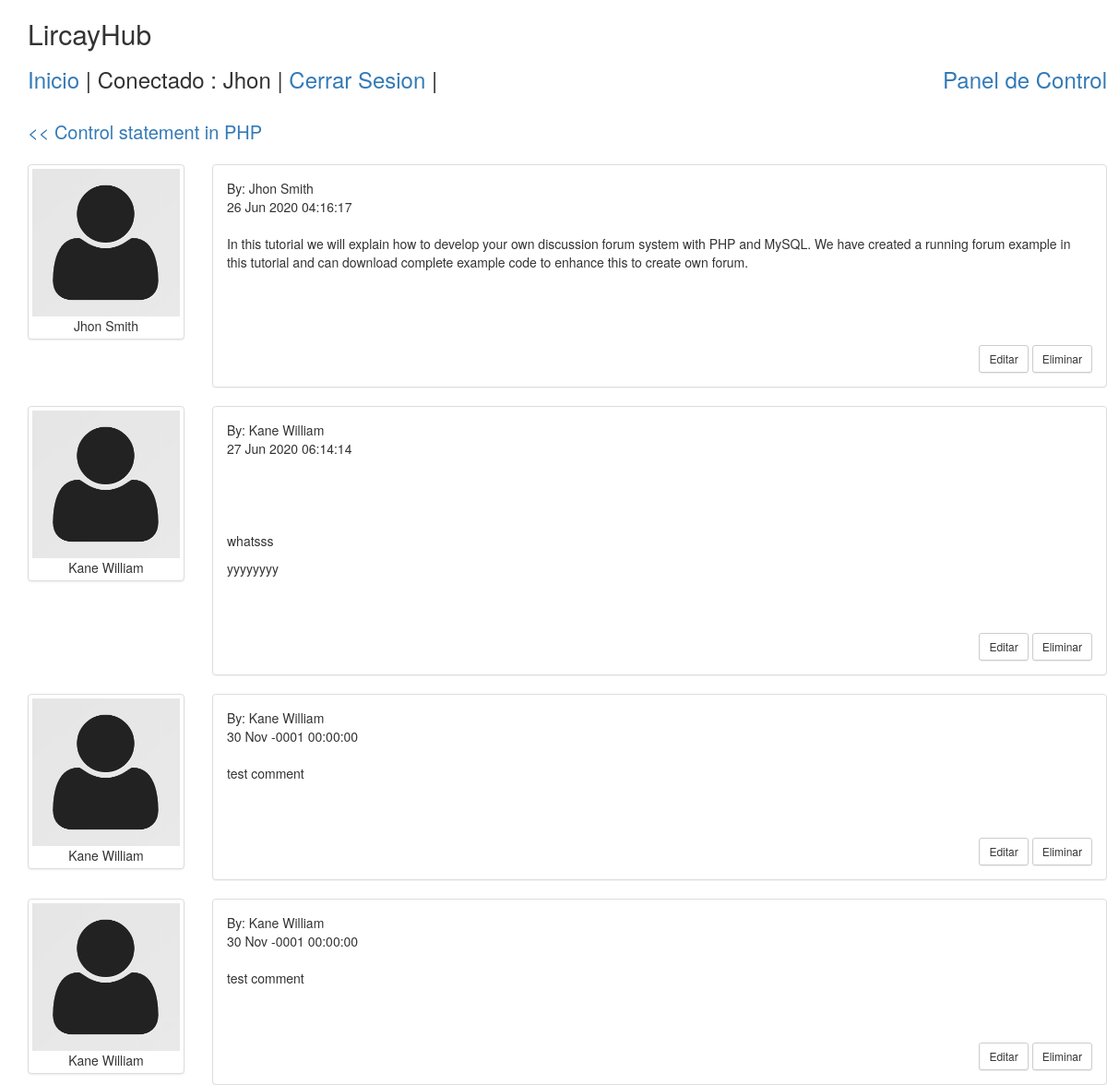
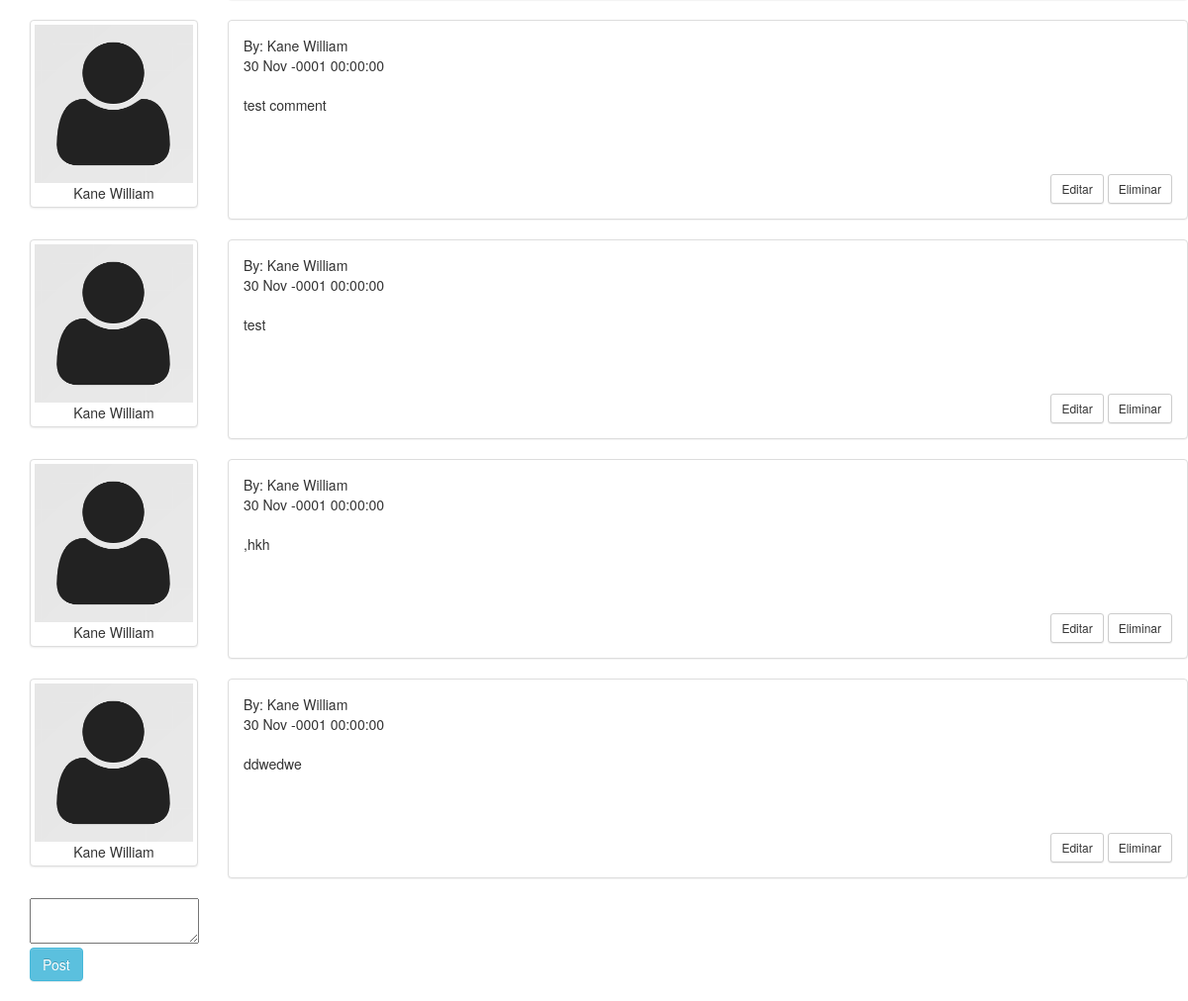
The page /post.php?topic_id=2 (signed in) on the database its author committed (2 pictures, top to bottom).
### tables this page shows
CREATE TABLE `forum_topics` (
  `topic_id` int(11) NOT NULL,
  `subject` varchar(255) NOT NULL,
  `category_id` int(11) NOT NULL,
  `user_id` int(11) NOT NULL,
  `created` datetime NOT NULL DEFAULT current_timestamp()
);

CREATE TABLE `forum_posts` (
  `post_id` int(11) NOT NULL,
  `message` text NOT NULL,
  `topic_id` int(11) NOT NULL,
  `user_id` int(11) NOT NULL,
  `name` varchar(255) NOT NULL,
  `created` datetime NOT NULL DEFAULT current_timestamp()
);

CREATE TABLE `forum_users` (
  `user_id` int(11) NOT NULL,
  `name` varchar(255) NOT NULL,
  `email` varchar(50) NOT NULL,
  `password` varchar(255) NOT NULL,
  `usergroup` int(11) NOT NULL
);

### class/Topic.php (called while the page is built, shortened)
<?php
class Topic {
	private $topicTable = 'forum_topics';
	private $postTable = 'forum_posts';
	private $userTable = 'forum_users';
	private $conn;
	public function __construct($db){
        $this->conn = $db;
    }
	public function getTopic(){
		if($this->topic_id) {
			$sqlQuery = "
				SELECT subject, category_id
				FROM ".$this->topicTable."
				WHERE topic_id = ".$this->topic_id;
			$stmt = $this->conn->prepare($sqlQuery);
			$stmt->execute();
			$result = $stmt->get_result();
			$topicDetails = $result->fetch_assoc();
			return $topicDetails;
		}
	}
	public function getPosts(){
		if($this->topic_id) {
			$sqlQuery = "
				SELECT t.topic_id, p.post_id, p.message, p.topic_id, p.user_id, p.created, u.name
				FROM ".$this->topicTable." as t
				LEFT JOIN ".$this->postTable." as p ON t.topic_id = p.topic_id
				LEFT JOIN ".$this->userTable." as u ON p.user_id = u.user_id
				WHERE p.topic_id = ".$this->topic_id."
				ORDER BY p.post_id ASC";
			$stmt = $this->conn->prepare($sqlQuery);
			$stmt->execute();
			$result = $stmt->get_result();
			return $result;
		}
	}
}
?>

### class/User.php (called while the page is built, shortened)
<?php
class User {
	public function loggedIn (){
		if(!empty($_SESSION["userid"])) {
			return 1;
		} else {
			return 0;
		}
	}
}
?>

### post.php (the view, shortened to what this page needs)
<?php
include_once 'class/User.php';
include_once 'class/Category.php';
include_once 'class/Topic.php';
$database = new Database();
$db = $database->getConnection();
$user = new User($db);
$topics = new Topic($db);
include('inc/header.php');
?>
<link rel="stylesheet" href="https://maxcdn.bootstrapcdn.com/bootstrap/3.3.5/css/bootstrap.min.css">
<link rel="stylesheet" href="css/style.css">
<?php include('inc/container.php'); ?>
<div class="container">
	<div class="row">
		<h2>LircayHub</h2>
		<?php include("top_menus.php"); ?>
		<br>
		<div id="postLsit">
		<?php if(!empty($_GET['topic_id'])) { ?>
		   <div class="posts list">
				<?php
				$topics->topic_id = $_GET['topic_id'];
				$topicDetails = $topics->getTopic();
				?>
				<span style="font-size:20px;"><a href="category.php?category_id=<?php echo $topicDetails['category_id']; ?>"><< <?php echo $topicDetails['subject']; ?></a></span>
				<br><br>
				<?php
				$result = $topics->getPosts();
				while ($post = $result->fetch_assoc()) {
					$date = date_create($post['created']);
					$posterName = $post['name'];
				?>
				<article class="row" id="postRow_<?php echo $post['post_id']; ?>">
					<div class="col-md-2 col-sm-2 hidden-xs">
					  <figure class="thumbnail">
						<img class="img-responsive" src="images/user-avatar.png" />
						<figcaption class="text-center"><?php echo ucwords($posterName); ?></figcaption>
					  </figure>
					</div>
					<div class="col-md-10 col-sm-10">
					  <div class="panel panel-default arrow left">
						<div class="panel-body">
						  <header class="text-left">
							<div class="comment-user"><i class="fa fa-user"></i> By: <?php echo $posterName; ?></div>
							<time class="comment-date" datetime="16-12-2014 01:05"><i class="fa fa-clock-o"></i> <?php echo date_format($date, 'd M Y H:i:s'); ?></time>
						  </header>
						  <br>
						  <div class="comment-post"  id="post_message_<?php echo $post['post_id']; ?>">
							<?php echo $post['message']; ?>
						  </div>
						  <textarea name="message" data-topic-id="<?php echo $post['topic_id']; ?>" id="<?php echo $post['post_id']; ?>" style="visibility: hidden;"></textarea><br>
						  <div class="text-right" id="button_section_<?php echo $post['post_id']; ?>">
							<a class="btn btn-default btn-sm" id="edit_<?php echo $post['post_id']; ?>"><i class="fa fa-reply"></i>Editar</a>
							<a class="btn btn-default btn-sm"><i class="fa fa-reply"></i>Eliminar</a>
						  </div>
						</div>
					  </div>
					</div>
				</article>
				<?php } ?>
		   </div>
	   <?php } ?>
	</div>
	<?php if($user->loggedIn()) { ?>
		<form id="posts" name="posts" method="post">
			<textarea name="message" id="message"></textarea><br>
			<button type="submit" id="save" name="save" class="btn btn-info saveButton">Post</button>
		</form>
	<?php } else { ?>
	<a href="login.php">Inicia sesión para responder</a>
	<?php } ?>
</div>
<?php include("inc/footer.php"); ?>

### rows shown on the page
forum_topics: subject "Control statement in PHP"
forum_posts: user.name "Jhon Smith", created "26 Jun 2020 04:16:17", message "In this tutorial we will explain how to develop your own discussion forum system with PHP and MySQL. We have created a running forum example in this tutorial and can download complete example code to enhance this to create own forum."
forum_posts: user.name "Kane William", created "27 Jun 2020 06:14:14", message "whatsss yyyyyyyy"
forum_posts: user.name "Kane William", created "30 Nov -0001 00:00:00", message "test comment"
forum_posts: user.name "Kane William", created "30 Nov -0001 00:00:00", message "test comment"
forum_posts: user.name "Kane William", created "30 Nov -0001 00:00:00", message "test comment"
forum_posts: user.name "Kane William", created "30 Nov -0001 00:00:00", message "test"
forum_posts: user.name "Kane William", created "30 Nov -0001 00:00:00", message ",hkh"
forum_posts: user.name "Kane William", created "30 Nov -0001 00:00:00", message "ddwedwe"

### other values the page prints
$_SESSION["name"] "Jhon"
